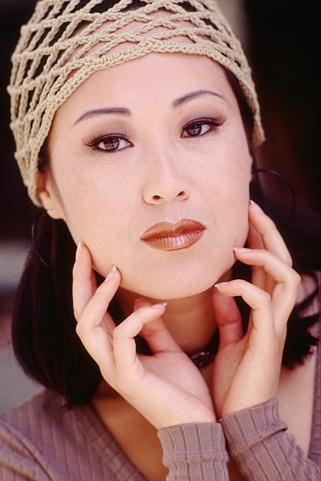
%> input picture ImagePrecessing/assignments/a03/img/302003.jpg, 321 x 481 px
$ octave a2.m   (GNU Octave 9; MATLAB toolbox functions it lacks are replaced by stand-ins)
%> lines starting %> are read from the running program, lines starting %| are printed output that depends on the picture; in (x1, y1, x2, y2) boxes, pixels count from 0 and x2, y2 are one past the last pixel; in counts of white or black regions, pixels touching at a corner belong together; the program's own positions count from 1
### ImagePrecessing/assignments/a03/grow.m
function [ imOut ] = grow(im, th,x,y)
%GROW Summary of this function goes here
%   Detailed explanation goes here

[m,n]=size(im);
q=[[x,y]]
imOut=zeros(m,n);
val=255;

while(1)
    len=size(q);
    if(len(1)==0)
        break
    end
    point=q(1,:);
    if( point(1)>=m-1 | point(1)<=1 | point(2)>=n-1 | point(2)<=1)
        len=size(q);
        q=q(2:len(1),:);
    else
        if(   (im(point(1)+1,point(2))-im(point(1),point(2))<th)  &  imOut(point(1)+1,point(2))~=val  )
            q=[q; [point(1)+1,point(2)]];
            imOut(point(1)+1,point(2))=val;
        end

        if((im(point(1)-1,point(2))-im(point(1),point(2))<th)    &  imOut(point(1)-1,point(2))~=val   )
            q=[q; [point(1)-1,point(2)]];
            imOut(point(1)-1,point(2))=val;
        end

        if((im(point(1),point(2)+1)-im(point(1),point(2))<th)  &  imOut(point(1),point(2)+1)~=val )
            q=[q; [point(1),point(2)+1]];
            imOut(point(1),point(2)+1)=val;
        end

        if((im(point(1),point(2)-1)-im(point(1),point(2))<th)   &  imOut(point(1),point(2)-1)~=val )
            q=[q; [point(1),point(2)-1]];
            imOut(point(1),point(2)-1)=val;
        end
        len=size(q);
        q=q(2:len(1),:);
    end
end


end

### ImagePrecessing/assignments/a03/a2.m
clear all;
im=((imread('img/302003.jpg')));
%> im is the input picture: size 481x321x3 uint8; mean R, G, B 149.5, 109.3, 102.4
% [7 lines of commented-out code are left out]

x=170;
y=203;

[m,n]=size(im);
%> m = 481; n = 963

imRed=grow(im(:,:,1),12,x,y);   %10,12,2 for girl face  10,12,12 for 2 girl faces
%> after the loop in grow, `while(1)`:
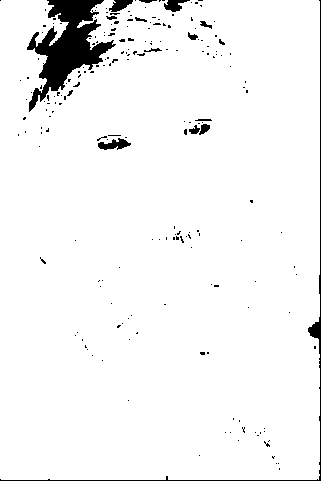
%> imOut: size 481x321 double; 95.7% white; 208 black regions (193 under 20 px), largest, box (x1, y1, x2, y2) and area: (27, 0, 116, 112) 3971, (0, 0, 321, 481) 1028, (98, 138, 131, 150) 220
imGreen=grow(im(:,:,2),6,x,y);
%> call 2 of grow, with th = 6, x = 170, y = 203
%> after the loop in grow (call 2), `while(1)`:
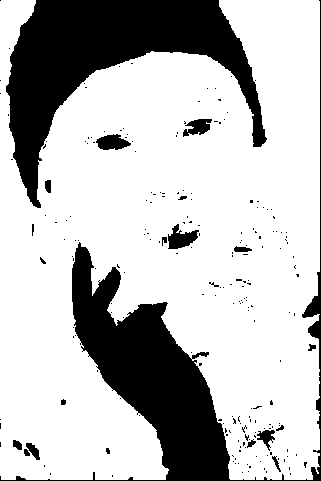
%> imOut: size 481x321 double; 74.3% white; 219 black regions (197 under 20 px), largest, box (x1, y1, x2, y2) and area: (6, 0, 267, 208) 19562, (0, 0, 321, 481) 17668, (168, 224, 199, 249) 432
imBlue=grow(im(:,:,3),2,x,y);
%> call 3 of grow, with th = 2, x = 170, y = 203
%> after the loop in grow (call 3), `while(1)`:
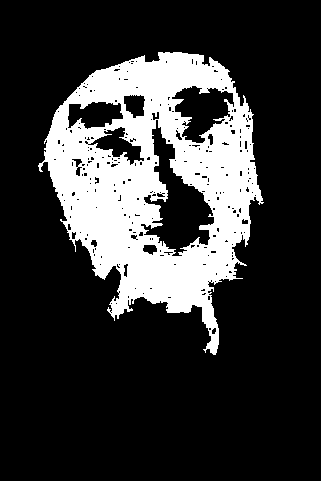
%> imOut: size 481x321 double; 21.4% white; 1 white region, box (x1, y1, x2, y2) and area: (38, 52, 264, 355) 33090

imOut= imRed &  imGreen & imBlue;

im(:,:,2)=im(:,:,2)+uint8((imOut>0).*255);
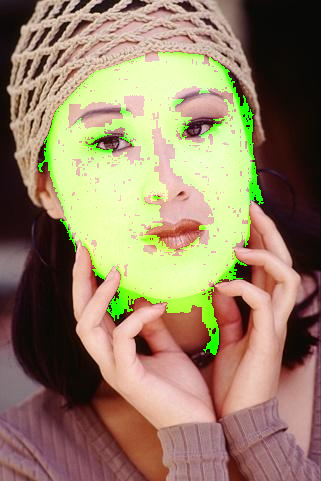
%> im: size 481x321x3 uint8; mean R, G, B 149.5, 129, 102.4
imshow((im));
